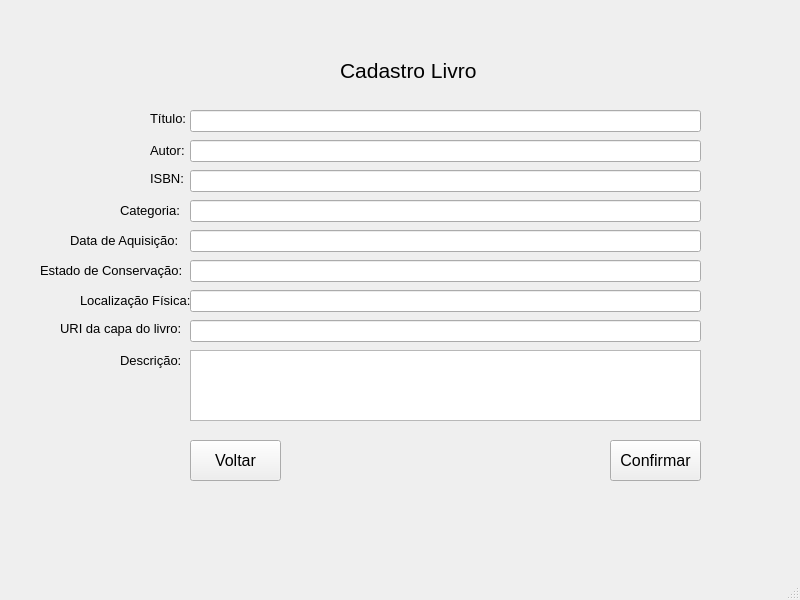
<?xml version="1.0" encoding="UTF-8"?>
<ui version="4.0">
 <class>MainWindow</class>
 <widget class="QMainWindow" name="MainWindow">
  <property name="geometry">
   <rect>
    <x>0</x>
    <y>0</y>
    <width>800</width>
    <height>600</height>
   </rect>
  </property>
  <property name="windowTitle">
   <string>MainWindow</string>
  </property>
  <widget class="QWidget" name="centralwidget">
   <widget class="QLabel" name="Data_Aquisicao">
    <property name="geometry">
     <rect>
      <x>70</x>
      <y>230</y>
      <width>121</width>
      <height>21</height>
     </rect>
    </property>
    <property name="font">
     <font>
      <pointsize>10</pointsize>
     </font>
    </property>
    <property name="text">
     <string>Data de Aquisição:</string>
    </property>
   </widget>
   <widget class="QLabel" name="Localizacao">
    <property name="geometry">
     <rect>
      <x>80</x>
      <y>290</y>
      <width>111</width>
      <height>21</height>
     </rect>
    </property>
    <property name="font">
     <font>
      <pointsize>10</pointsize>
     </font>
    </property>
    <property name="text">
     <string>Localização Física:</string>
    </property>
   </widget>
   <widget class="QLabel" name="Cadastro_Livro_titulo">
    <property name="geometry">
     <rect>
      <x>340</x>
      <y>60</y>
      <width>161</width>
      <height>21</height>
     </rect>
    </property>
    <property name="font">
     <font>
      <pointsize>16</pointsize>
     </font>
    </property>
    <property name="text">
     <string>Cadastro Livro</string>
    </property>
   </widget>
   <widget class="QPushButton" name="Botao_Volta">
    <property name="geometry">
     <rect>
      <x>190</x>
      <y>440</y>
      <width>91</width>
      <height>41</height>
     </rect>
    </property>
    <property name="font">
     <font>
      <pointsize>12</pointsize>
     </font>
    </property>
    <property name="text">
     <string>Voltar</string>
    </property>
   </widget>
   <widget class="QLabel" name="Autor">
    <property name="geometry">
     <rect>
      <x>150</x>
      <y>140</y>
      <width>51</width>
      <height>20</height>
     </rect>
    </property>
    <property name="font">
     <font>
      <pointsize>10</pointsize>
     </font>
    </property>
    <property name="text">
     <string>Autor:</string>
    </property>
   </widget>
   <widget class="QPushButton" name="Botao_Confirma">
    <property name="geometry">
     <rect>
      <x>610</x>
      <y>440</y>
      <width>91</width>
      <height>41</height>
     </rect>
    </property>
    <property name="font">
     <font>
      <pointsize>12</pointsize>
     </font>
    </property>
    <property name="text">
     <string>Confirmar</string>
    </property>
   </widget>
   <widget class="QLineEdit" name="URI_txt">
    <property name="geometry">
     <rect>
      <x>190</x>
      <y>320</y>
      <width>511</width>
      <height>22</height>
     </rect>
    </property>
   </widget>
   <widget class="QLabel" name="URI">
    <property name="geometry">
     <rect>
      <x>60</x>
      <y>320</y>
      <width>141</width>
      <height>16</height>
     </rect>
    </property>
    <property name="font">
     <font>
      <pointsize>10</pointsize>
     </font>
    </property>
    <property name="text">
     <string>URI da capa do livro:</string>
    </property>
   </widget>
   <widget class="QLabel" name="Descricao">
    <property name="geometry">
     <rect>
      <x>120</x>
      <y>350</y>
      <width>71</width>
      <height>21</height>
     </rect>
    </property>
    <property name="font">
     <font>
      <pointsize>10</pointsize>
     </font>
    </property>
    <property name="text">
     <string>Descrição:</string>
    </property>
   </widget>
   <widget class="QLineEdit" name="Estado_Conservacao_txt">
    <property name="geometry">
     <rect>
      <x>190</x>
      <y>260</y>
      <width>511</width>
      <height>22</height>
     </rect>
    </property>
   </widget>
   <widget class="QLineEdit" name="Autor_txt">
    <property name="geometry">
     <rect>
      <x>190</x>
      <y>140</y>
      <width>511</width>
      <height>22</height>
     </rect>
    </property>
   </widget>
   <widget class="QLineEdit" name="Data_txt">
    <property name="geometry">
     <rect>
      <x>190</x>
      <y>230</y>
      <width>511</width>
      <height>22</height>
     </rect>
    </property>
   </widget>
   <widget class="QLineEdit" name="Categoria_txt">
    <property name="geometry">
     <rect>
      <x>190</x>
      <y>200</y>
      <width>511</width>
      <height>22</height>
     </rect>
    </property>
   </widget>
   <widget class="QLineEdit" name="Titulo_txt">
    <property name="geometry">
     <rect>
      <x>190</x>
      <y>110</y>
      <width>511</width>
      <height>22</height>
     </rect>
    </property>
   </widget>
   <widget class="QLabel" name="ISBN">
    <property name="geometry">
     <rect>
      <x>150</x>
      <y>170</y>
      <width>49</width>
      <height>16</height>
     </rect>
    </property>
    <property name="font">
     <font>
      <pointsize>10</pointsize>
     </font>
    </property>
    <property name="text">
     <string>ISBN:</string>
    </property>
   </widget>
   <widget class="QTextBrowser" name="Descricao_txt">
    <property name="geometry">
     <rect>
      <x>190</x>
      <y>350</y>
      <width>511</width>
      <height>71</height>
     </rect>
    </property>
    <property name="readOnly">
     <bool>false</bool>
    </property>
    <property name="html">
     <string>&lt;!DOCTYPE HTML PUBLIC &quot;-//W3C//DTD HTML 4.0//EN&quot; &quot;http://www.w3.org/TR/REC-html40/strict.dtd&quot;&gt;
&lt;html&gt;&lt;head&gt;&lt;meta name=&quot;qrichtext&quot; content=&quot;1&quot; /&gt;&lt;style type=&quot;text/css&quot;&gt;
p, li { white-space: pre-wrap; }
&lt;/style&gt;&lt;/head&gt;&lt;body style=&quot; font-family:'MS Shell Dlg 2'; font-size:8.25pt; font-weight:400; font-style:normal;&quot;&gt;
&lt;p style=&quot;-qt-paragraph-type:empty; margin-top:0px; margin-bottom:0px; margin-left:0px; margin-right:0px; -qt-block-indent:0; text-indent:0px; font-family:'Segoe UI'; font-size:9pt;&quot;&gt;&lt;br /&gt;&lt;/p&gt;&lt;/body&gt;&lt;/html&gt;</string>
    </property>
   </widget>
   <widget class="QLabel" name="Estado_Conservacao">
    <property name="geometry">
     <rect>
      <x>40</x>
      <y>260</y>
      <width>151</width>
      <height>21</height>
     </rect>
    </property>
    <property name="font">
     <font>
      <pointsize>10</pointsize>
     </font>
    </property>
    <property name="text">
     <string>Estado de Conservação:</string>
    </property>
   </widget>
   <widget class="QLabel" name="Categoria">
    <property name="geometry">
     <rect>
      <x>120</x>
      <y>200</y>
      <width>81</width>
      <height>21</height>
     </rect>
    </property>
    <property name="font">
     <font>
      <pointsize>10</pointsize>
     </font>
    </property>
    <property name="text">
     <string>Categoria:</string>
    </property>
   </widget>
   <widget class="QLabel" name="Titulo">
    <property name="geometry">
     <rect>
      <x>150</x>
      <y>110</y>
      <width>49</width>
      <height>16</height>
     </rect>
    </property>
    <property name="font">
     <font>
      <pointsize>10</pointsize>
     </font>
    </property>
    <property name="text">
     <string>Título:</string>
    </property>
   </widget>
   <widget class="QLineEdit" name="Localizacao_txt">
    <property name="geometry">
     <rect>
      <x>190</x>
      <y>290</y>
      <width>511</width>
      <height>22</height>
     </rect>
    </property>
   </widget>
   <widget class="QLineEdit" name="ISBN_txt">
    <property name="geometry">
     <rect>
      <x>190</x>
      <y>170</y>
      <width>511</width>
      <height>22</height>
     </rect>
    </property>
   </widget>
  </widget>
  <widget class="QStatusBar" name="statusbar"/>
 </widget>
 <resources/>
 <connections/>
</ui>
